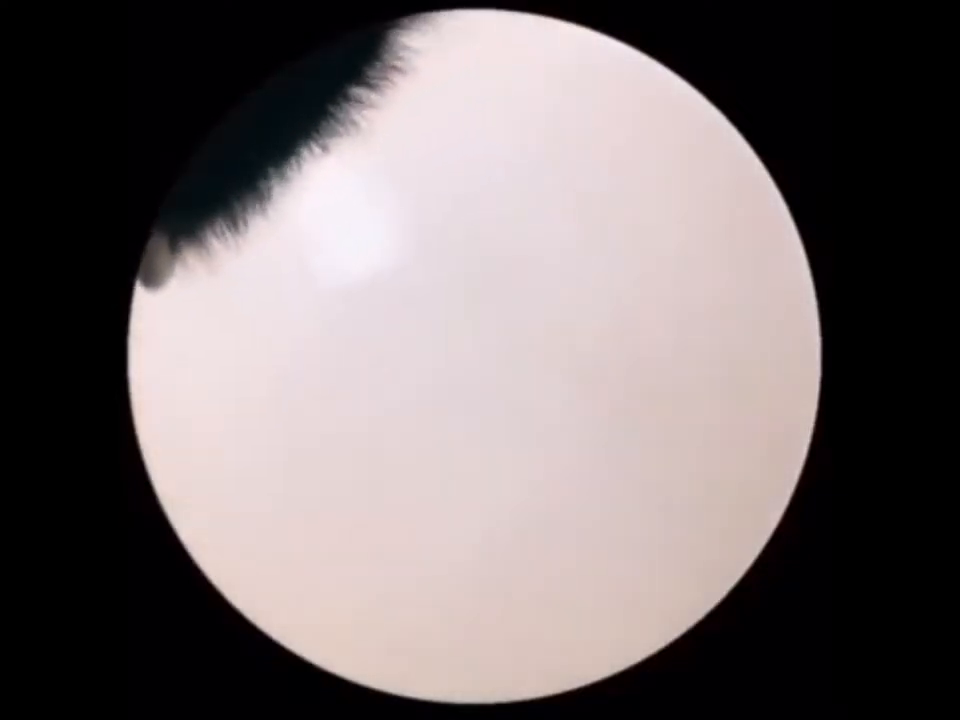
//> input picture frame 42 of parte_2/video.mp4, 960 x 720 px
$ ./parte2   (built with g++ and OpenCV 4)
//> lines starting //> are read from the running program, lines starting //| are printed output that depends on the picture; after the words box and inside, x2 and y2 are one past the last pixel; in counts of white or black regions, pixels touching at a corner belong together
//> further down, imagen_original is the input picture: 720 rows x 960 cols, CV_8UC3; mean B, G, R 109.1, 108.7, 117.5
#include <opencv2/opencv.hpp>
#include <iostream>
#include <random>

using namespace cv;
using namespace std;

// Función para agregar ruido de sal y pimienta a una imagen
void agregarRuidoSalPimienta(Mat &imagen, float prob_sal, float prob_pimienta) {
//> called with prob_sal = 0, prob_pimienta = 0
    RNG rng;
    for (int i = 0; i < imagen.rows; i++) {
        for (int j = 0; j < imagen.cols; j++) {
            float valor_aleatorio = rng.uniform(0.0f, 1.0f);
            if (valor_aleatorio < prob_sal) {
                imagen.at<Vec3b>(i, j) = Vec3b(255, 255, 255); // Sal (blanco)
            } else if (valor_aleatorio < prob_sal + prob_pimienta) {
                imagen.at<Vec3b>(i, j) = Vec3b(0, 0, 0); // Pimienta (negro)
            }
        }
    }
}

// Variables globales para los trackbars
int deslizador_sal = 0; // Deslizador para la probabilidad de sal
int deslizador_pimienta = 0; // Deslizador para la probabilidad de pimienta
int deslizador_tamano_mascara = 1; // Deslizador para el tamaño de la máscara de los filtros
Mat imagen_original, imagen_con_ruido;
Size tamano_nuevo(400, 240); // Tamaño nuevo para redimensionar el video

// Función callback para los trackbars
void on_trackbar(int, void*) {
    imagen_con_ruido = imagen_original.clone();
    float prob_sal = deslizador_sal / 100.0;
    float prob_pimienta = deslizador_pimienta / 100.0;
    agregarRuidoSalPimienta(imagen_con_ruido, prob_sal, prob_pimienta);
    imshow("Video con Ruido", imagen_con_ruido);
}

// Función para aplicar filtros de suavizado y devolver los resultados
void aplicarFiltros(const Mat &imagen, Mat &filtrado_mediana, Mat &filtrado_blur, Mat &filtrado_gaussiano) {
    int tamano_mascara = deslizador_tamano_mascara * 2 + 1; // Tamaño de la máscara (debe ser impar)

    // Aplicar filtro de mediana
    medianBlur(imagen, filtrado_mediana, tamano_mascara);
    // Aplicar filtro de blur (promedio)
    blur(imagen, filtrado_blur, Size(tamano_mascara, tamano_mascara));
    // Aplicar filtro Gaussiano
    GaussianBlur(imagen, filtrado_gaussiano, Size(tamano_mascara, tamano_mascara), 1.5);
}

// Función para detección de bordes usando Canny
void deteccionBordes(const Mat &imagen, Mat &bordes) {
    Mat imagen_gris;
    cvtColor(imagen, imagen_gris, COLOR_BGR2GRAY);
    Canny(imagen_gris, bordes, 50, 150);
//> bordes: 240 rows x 400 cols, CV_8UC1; 1.3% white in thin lines or dots, all inside (x1, y1, x2, y2) = (53, 3, 343, 235)
    cvtColor(bordes, bordes, COLOR_GRAY2BGR); // Convertir a BGR para que coincida el tipo
//> in deteccionBordes (call 2), `cvtColor(imagen, imagen_gris, COLOR_BGR2GRAY);`:
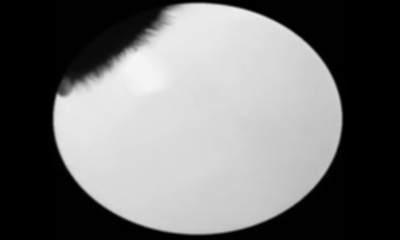
//> imagen_gris: 240 rows x 400 cols, CV_8UC1; min 0, max 246, mean 111.5
}

// Función para detección de bordes usando el algoritmo Sobel
void deteccionBordesSobel(const Mat &imagen, Mat &bordes) {
    Mat imagen_gris, grad_x, grad_y;
    Mat abs_grad_x, abs_grad_y;

    cvtColor(imagen, imagen_gris, COLOR_BGR2GRAY);

    Sobel(imagen_gris, grad_x, CV_16S, 1, 0, 3, 1, 0, BORDER_DEFAULT);
    Sobel(imagen_gris, grad_y, CV_16S, 0, 1, 3, 1, 0, BORDER_DEFAULT);
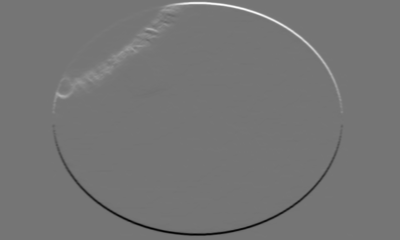
//> grad_y: 240 rows x 400 cols, CV_16SC1; min -757, max 883, mean 0; drawn with min black and max white

    convertScaleAbs(grad_x, abs_grad_x);
    convertScaleAbs(grad_y, abs_grad_y);

    addWeighted(abs_grad_x, 0.5, abs_grad_y, 0.5, 0, bordes);
//> bordes: 240 rows x 400 cols, CV_8UC1
    cvtColor(bordes, bordes, COLOR_GRAY2BGR); // Convertir a BGR para que coincida el tipo
//> bordes: 240 rows x 400 cols, CV_8UC3
}

// Función para agregar texto a una imagen
void agregarTexto(Mat &imagen, const string &texto, const Point &posicion) {
    putText(imagen, texto, posicion, FONT_HERSHEY_SIMPLEX, 0.7, Scalar(255, 255, 255), 2);
}

int main(int argc, char** argv) {
    // Cargar el video desde el archivo
    VideoCapture cap("video.mp4");
    if (!cap.isOpened()) {
        cout << "Error al abrir el video" << endl;
        return -1;
    }

    // Crear ventanas y trackbars
    namedWindow("Video con Ruido", 1);
    createTrackbar("Sal", "Video con Ruido", &deslizador_sal, 100, on_trackbar);
    createTrackbar("Pimienta", "Video con Ruido", &deslizador_pimienta, 100, on_trackbar);
    createTrackbar("Tamano de la Mascara", "Video con Ruido", &deslizador_tamano_mascara, 10, on_trackbar);

    namedWindow("Deteccion de Bordes Canny", 1);
    namedWindow("Deteccion de Bordes Sobel", 1);

    while (true) {
        cap >> imagen_original; // Capturar un fotograma del video
        if (imagen_original.empty()) {
            cap.set(CAP_PROP_POS_FRAMES, 0); // Reiniciar el video si llega al final
            cap >> imagen_original;
            if (imagen_original.empty()) break; // Salir si no se puede capturar un fotograma
        }

        resize(imagen_original, imagen_original, tamano_nuevo); // Redimensionar el fotograma

        on_trackbar(0, 0); // Aplicar ruido de sal y pimienta

        // Aplicar filtros de suavizado
        Mat filtrado_mediana, filtrado_blur, filtrado_gaussiano;
        aplicarFiltros(imagen_con_ruido, filtrado_mediana, filtrado_blur, filtrado_gaussiano);

        // Detectar bordes en las imágenes filtradas usando Canny
        Mat bordes_mediana, bordes_blur, bordes_gaussiano;
        deteccionBordes(filtrado_mediana, bordes_mediana);
        deteccionBordes(filtrado_blur, bordes_blur);
        deteccionBordes(filtrado_gaussiano, bordes_gaussiano);

        // Detectar bordes en las imágenes filtradas usando Sobel
        Mat bordes_mediana_sobel, bordes_blur_sobel, bordes_gaussiano_sobel;
        deteccionBordesSobel(filtrado_mediana, bordes_mediana_sobel);
        deteccionBordesSobel(filtrado_blur, bordes_blur_sobel);
        deteccionBordesSobel(filtrado_gaussiano, bordes_gaussiano_sobel);
//> in deteccionBordesSobel (call 3), `convertScaleAbs(grad_x, abs_grad_x);`:
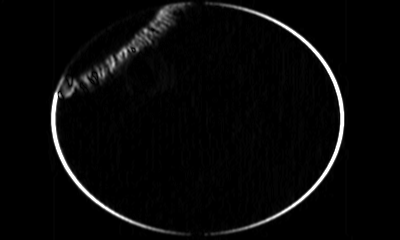
//> abs_grad_x: 240 rows x 400 cols, CV_8UC1; min 0, max 255, mean 7.9
//> in deteccionBordesSobel (call 3), `convertScaleAbs(grad_y, abs_grad_y);`:
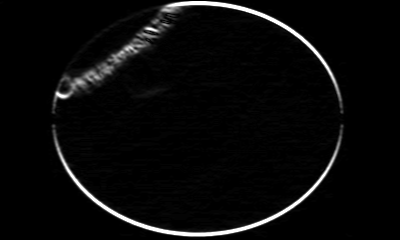
//> abs_grad_y: 240 rows x 400 cols, CV_8UC1; min 0, max 255, mean 9.3

        // Crear una imagen grande para mostrar todas las imágenes filtradas y sus bordes (Canny)
        Mat resultado_filtrado(Size(imagen_con_ruido.cols * 2, imagen_con_ruido.rows * 2), imagen_con_ruido.type());
        Mat resultado_bordes_canny(Size(imagen_con_ruido.cols * 2, imagen_con_ruido.rows * 2), imagen_con_ruido.type());

        // Copiar las imágenes filtradas a la imagen de resultado y agregar texto (Canny)
        filtrado_mediana.copyTo(resultado_filtrado(Rect(0, 0, imagen_con_ruido.cols, imagen_con_ruido.rows)));
        agregarTexto(resultado_filtrado, "Mediana", Point(10, 30));

        filtrado_blur.copyTo(resultado_filtrado(Rect(imagen_con_ruido.cols, 0, imagen_con_ruido.cols, imagen_con_ruido.rows)));
//> resultado_filtrado: 480 rows x 800 cols, CV_8UC3; mean B, G, R 55, 54.8, 59.2
        agregarTexto(resultado_filtrado, "Blur", Point(imagen_con_ruido.cols + 10, 30));

        filtrado_gaussiano.copyTo(resultado_filtrado(Rect(0, imagen_con_ruido.rows, imagen_con_ruido.cols, imagen_con_ruido.rows)));
//> resultado_filtrado: 480 rows x 800 cols, CV_8UC3; mean B, G, R 82.5, 82.2, 88.9
        agregarTexto(resultado_filtrado, "Gaussiano", Point(10, imagen_con_ruido.rows + 30));

        imagen_con_ruido.copyTo(resultado_filtrado(Rect(imagen_con_ruido.cols, imagen_con_ruido.rows, imagen_con_ruido.cols, imagen_con_ruido.rows)));
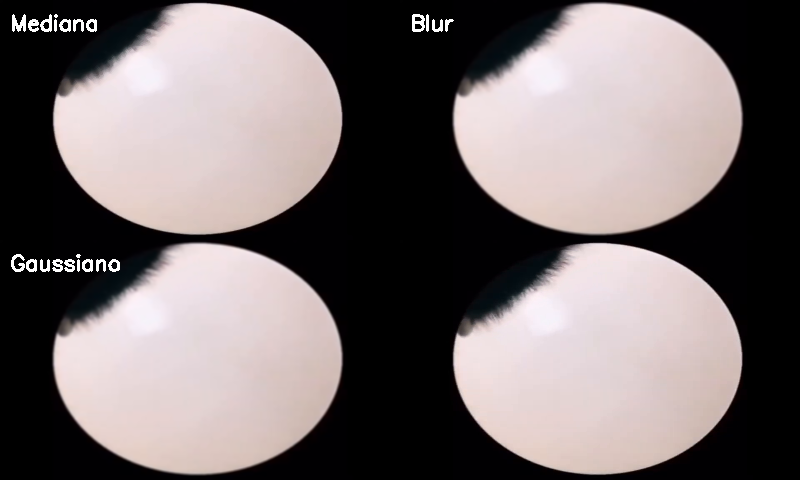
//> resultado_filtrado: 480 rows x 800 cols, CV_8UC3; mean B, G, R 110.4, 109.9, 118.8
        agregarTexto(resultado_filtrado, "Original", Point(imagen_con_ruido.cols + 10, imagen_con_ruido.rows + 30));

        // Copiar las imágenes de bordes a la imagen de resultado y agregar texto (Canny)
        bordes_mediana.copyTo(resultado_bordes_canny(Rect(0, 0, imagen_con_ruido.cols, imagen_con_ruido.rows)));
        agregarTexto(resultado_bordes_canny, "Bordes Mediana", Point(10, 30));

        bordes_blur.copyTo(resultado_bordes_canny(Rect(imagen_con_ruido.cols, 0, imagen_con_ruido.cols, imagen_con_ruido.rows)));
//> resultado_bordes_canny: 480 rows x 800 cols, CV_8UC3; 0.95% white in thin lines or dots, all inside (x1, y1, x2, y2) = (12, 3, 743, 235)
        agregarTexto(resultado_bordes_canny, "Bordes Blur", Point(imagen_con_ruido.cols + 10, 30));

        bordes_gaussiano.copyTo(resultado_bordes_canny(Rect(0, imagen_con_ruido.rows, imagen_con_ruido.cols, imagen_con_ruido.rows)));
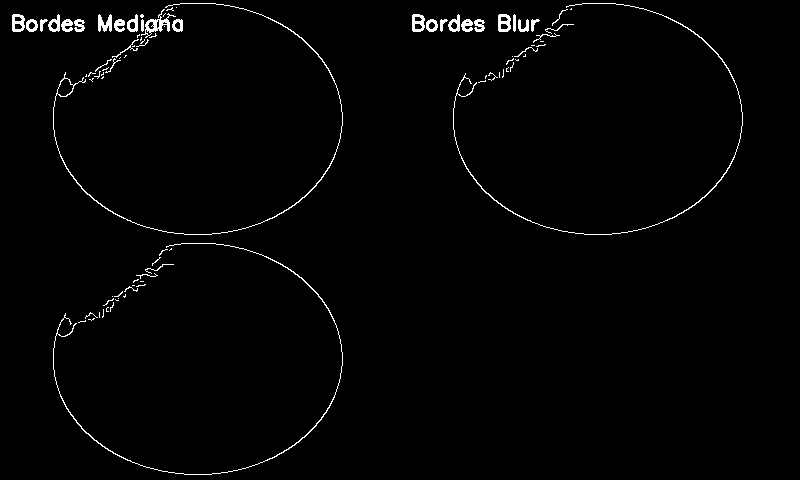
//> resultado_bordes_canny: 480 rows x 800 cols, CV_8UC3; 1.5% white in thin lines or dots, all inside (x1, y1, x2, y2) = (12, 3, 743, 475)
        agregarTexto(resultado_bordes_canny, "Bordes Gaussiano", Point(10, imagen_con_ruido.rows + 30));

        deteccionBordes(imagen_con_ruido, imagen_con_ruido); // Detectar bordes en la imagen con ruido
//> in deteccionBordes (call 4), `Canny(imagen_gris, bordes, 50, 150);`:
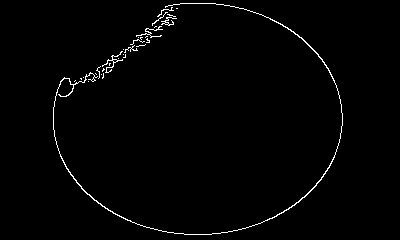
//> bordes: 240 rows x 400 cols, CV_8UC1; 1.3% white in thin lines or dots, all inside (x1, y1, x2, y2) = (53, 3, 343, 235)
        imagen_con_ruido.copyTo(resultado_bordes_canny(Rect(imagen_con_ruido.cols, imagen_con_ruido.rows, imagen_con_ruido.cols, imagen_con_ruido.rows)));
        agregarTexto(resultado_bordes_canny, "Bordes Original", Point(imagen_con_ruido.cols + 10, imagen_con_ruido.rows + 30));

        // Crear una imagen grande para mostrar todas las imágenes filtradas y sus bordes (Sobel)
        Mat resultado_filtrado_sobel(Size(imagen_con_ruido.cols * 2, imagen_con_ruido.rows * 2), imagen_con_ruido.type());
        Mat resultado_bordes_sobel(Size(imagen_con_ruido.cols * 2, imagen_con_ruido.rows * 2), imagen_con_ruido.type());

        // Copiar las imágenes filtradas a la imagen de resultado y agregar texto (Sobel)
        filtrado_mediana.copyTo(resultado_filtrado_sobel(Rect(0, 0, imagen_con_ruido.cols, imagen_con_ruido.rows)));
        agregarTexto(resultado_filtrado_sobel, "Mediana", Point(10, 30));

        filtrado_blur.copyTo(resultado_filtrado_sobel(Rect(imagen_con_ruido.cols, 0, imagen_con_ruido.cols, imagen_con_ruido.rows)));
        agregarTexto(resultado_filtrado_sobel, "Blur", Point(imagen_con_ruido.cols + 10, 30));

        filtrado_gaussiano.copyTo(resultado_filtrado_sobel(Rect(0, imagen_con_ruido.rows, imagen_con_ruido.cols, imagen_con_ruido.rows)));
        agregarTexto(resultado_filtrado_sobel, "Gaussiano", Point(10, imagen_con_ruido.rows + 30));

        imagen_con_ruido.copyTo(resultado_filtrado_sobel(Rect(imagen_con_ruido.cols, imagen_con_ruido.rows, imagen_con_ruido.cols, imagen_con_ruido.rows)));
        agregarTexto(resultado_filtrado_sobel, "Original", Point(imagen_con_ruido.cols + 10, imagen_con_ruido.rows + 30));

        // Copiar las imágenes de bordes a la imagen de resultado y agregar texto (Sobel)
        bordes_mediana_sobel.copyTo(resultado_bordes_sobel(Rect(0, 0, imagen_con_ruido.cols, imagen_con_ruido.rows)));
        agregarTexto(resultado_bordes_sobel, "Bordes Mediana", Point(10, 30));

        bordes_blur_sobel.copyTo(resultado_bordes_sobel(Rect(imagen_con_ruido.cols, 0, imagen_con_ruido.cols, imagen_con_ruido.rows)));
        agregarTexto(resultado_bordes_sobel, "Bordes Blur", Point(imagen_con_ruido.cols + 10, 30));

        bordes_gaussiano_sobel.copyTo(resultado_bordes_sobel(Rect(0, imagen_con_ruido.rows, imagen_con_ruido.cols, imagen_con_ruido.rows)));
        agregarTexto(resultado_bordes_sobel, "Bordes Gaussiano", Point(10, imagen_con_ruido.rows + 30));

        deteccionBordesSobel(imagen_con_ruido, imagen_con_ruido); // Detectar bordes en la imagen con ruido
        imagen_con_ruido.copyTo(resultado_bordes_sobel(Rect(imagen_con_ruido.cols, imagen_con_ruido.rows, imagen_con_ruido.cols, imagen_con_ruido.rows)));
        agregarTexto(resultado_bordes_sobel, "Bordes Original", Point(imagen_con_ruido.cols + 10, imagen_con_ruido.rows + 30));

        // Mostrar las imágenes de resultado
        imshow("Video Filtrado", resultado_filtrado);
        imshow("Deteccion de Bordes Canny", resultado_bordes_canny);

        imshow("Deteccion de Bordes Sobel", resultado_bordes_sobel);

        // Salir si se presiona la tecla ESC
        if (waitKey(23) == 27) break;
//> the Esc key is pressed
    }

    return 0;
}

$ run again, starting later in the video
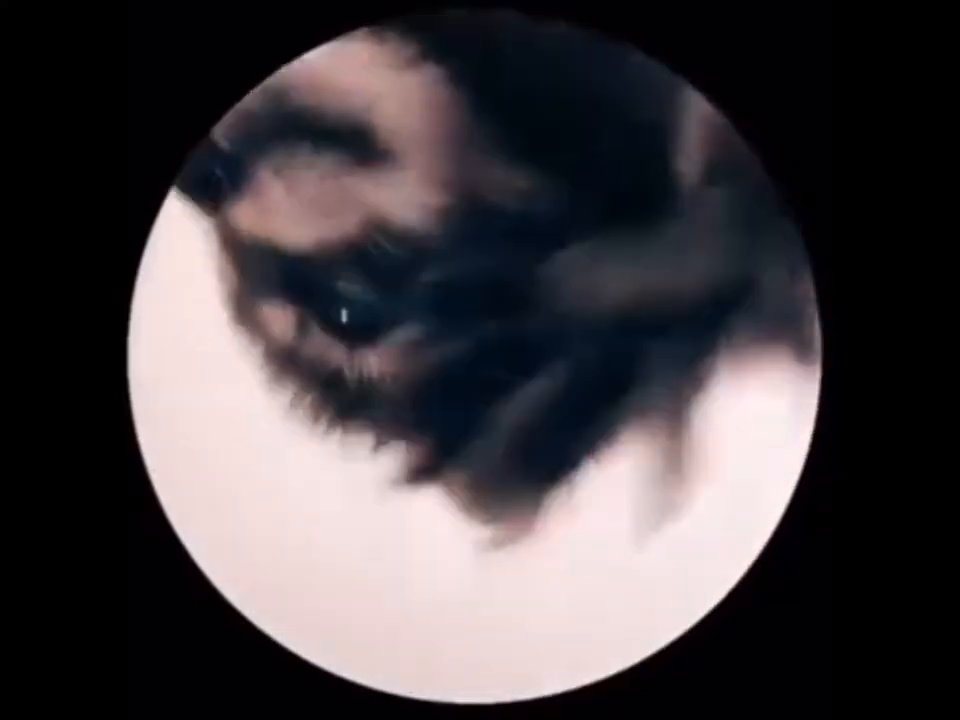
//> input picture frame 189 of parte_2/video.mp4, 960 x 720 px
//> imagen_original is the input picture: 720 rows x 960 cols, CV_8UC3; mean B, G, R 67.4, 64.2, 69.7
//> imagen_original: 240 rows x 400 cols, CV_8UC3
//> imagen_gris: 240 rows x 400 cols, CV_8UC1; min 0, max 245, mean 66.3
//> grad_x: 240 rows x 400 cols, CV_16SC1; min -597, max 554, mean 0
//> grad_y: 240 rows x 400 cols, CV_16SC1; min -620, max 486, mean 0
//> abs_grad_x: 240 rows x 400 cols, CV_8UC1; min 0, max 255, mean 11.9
//> abs_grad_y: 240 rows x 400 cols, CV_8UC1; min 0, max 255, mean 15.5
//> imagen: 480 rows x 800 cols, CV_8UC3; mean B, G, R 17.3, 16.5, 17.9
//> imagen: 480 rows x 800 cols, CV_8UC3; mean B, G, R 34.4, 32.8, 35.5
//> imagen: 480 rows x 800 cols, CV_8UC3; mean B, G, R 51.8, 49.4, 53.5
//> imagen: 480 rows x 800 cols, CV_8UC3; mean B, G, R 69.1, 65.8, 71.4
//> imagen: 480 rows x 800 cols, CV_8UC3; 0.88% white in thin lines or dots, all inside (x1, y1, x2, y2) = (12, 8, 343, 235)
//> imagen: 480 rows x 800 cols, CV_8UC3; 1.6% white in thin lines or dots, all inside (x1, y1, x2, y2) = (12, 8, 743, 235)
//> in agregarTexto (call 7), `putText(imagen, texto, posicion, FONT_HERSHEY_SIMPLEX, 0.7, Scalar(255..`:
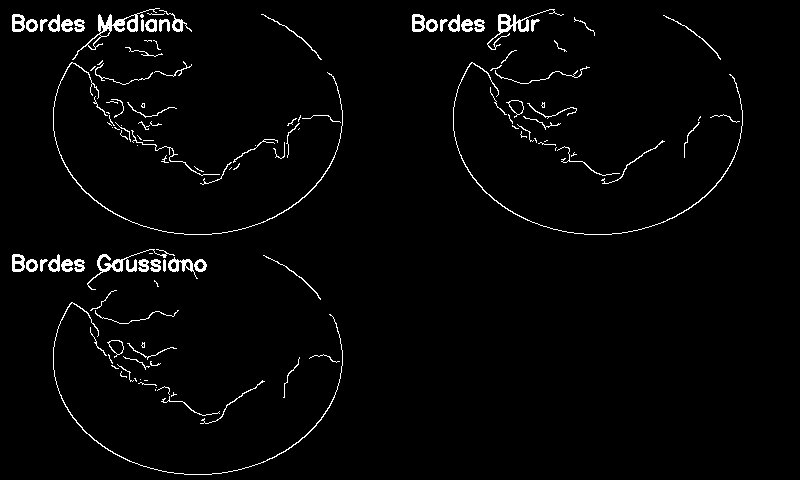
//> imagen: 480 rows x 800 cols, CV_8UC3; 2.4% white in thin lines or dots, all inside (x1, y1, x2, y2) = (12, 8, 743, 475)
//> in deteccionBordes (call 4), `Canny(imagen_gris, bordes, 50, 150);`:
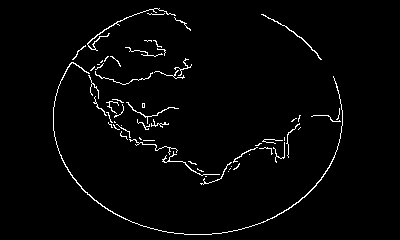
//> bordes: 240 rows x 400 cols, CV_8UC1; 2.3% white in thin lines or dots, all inside (x1, y1, x2, y2) = (53, 8, 343, 235)

$ run again, starting later in the video
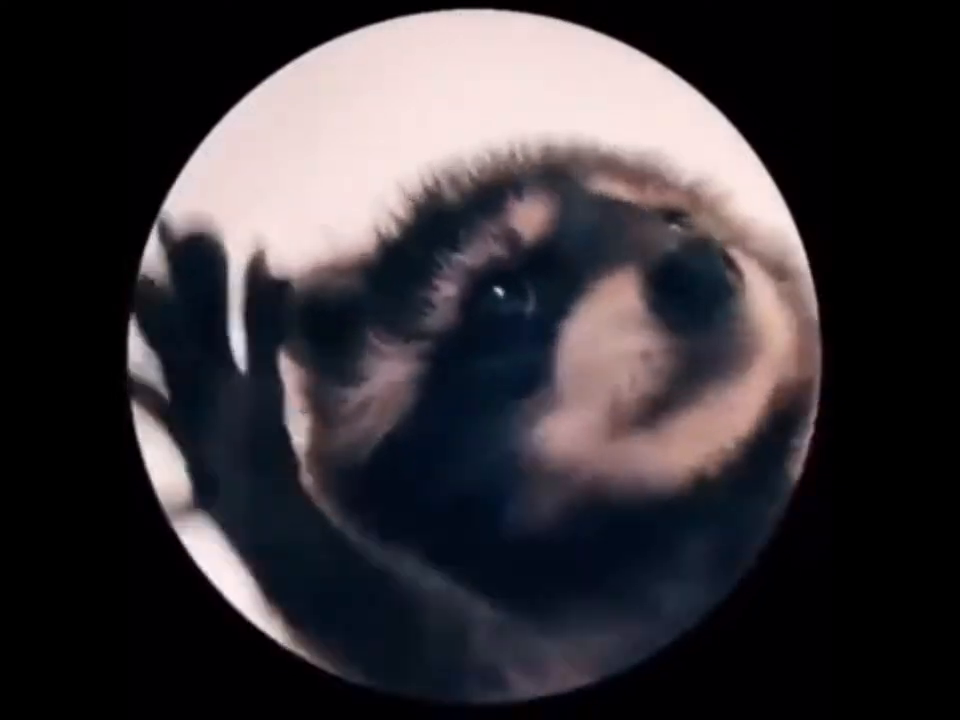
//> input picture frame 336 of parte_2/video.mp4, 960 x 720 px
//> imagen_original is the input picture: 720 rows x 960 cols, CV_8UC3; mean B, G, R 55.7, 51.5, 55.9
//> imagen_original: 240 rows x 400 cols, CV_8UC3
//> imagen_gris: 240 rows x 400 cols, CV_8UC1; min 0, max 243, mean 53.4
//> grad_x: 240 rows x 400 cols, CV_16SC1; min -544, max 554, mean 0
//> grad_y: 240 rows x 400 cols, CV_16SC1; min -510, max 594, mean 0
//> abs_grad_x: 240 rows x 400 cols, CV_8UC1; min 0, max 255, mean 16.5
//> abs_grad_y: 240 rows x 400 cols, CV_8UC1; min 0, max 255, mean 18.9
//> imagen: 480 rows x 800 cols, CV_8UC3; mean B, G, R 14.4, 13.3, 14.4
//> imagen: 480 rows x 800 cols, CV_8UC3; mean B, G, R 28.5, 26.5, 28.6
//> imagen: 480 rows x 800 cols, CV_8UC3; mean B, G, R 43, 39.9, 43.1
//> imagen: 480 rows x 800 cols, CV_8UC3; mean B, G, R 57.3, 53.2, 57.6
//> imagen: 480 rows x 800 cols, CV_8UC3; 1.2% white in thin lines or dots, all inside (x1, y1, x2, y2) = (12, 3, 343, 235)
//> imagen: 480 rows x 800 cols, CV_8UC3; 2.2% white in thin lines or dots, all inside (x1, y1, x2, y2) = (12, 3, 743, 235)
//> in agregarTexto (call 7), `putText(imagen, texto, posicion, FONT_HERSHEY_SIMPLEX, 0.7, Scalar(255..`:
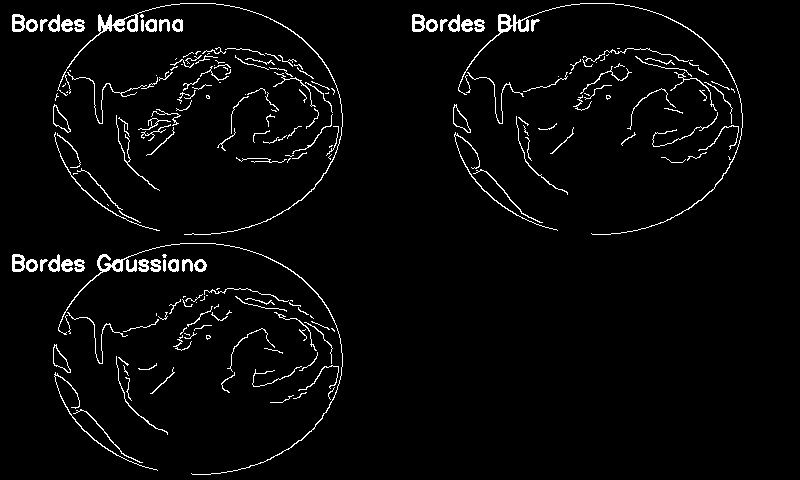
//> imagen: 480 rows x 800 cols, CV_8UC3; 3.3% white in thin lines or dots, all inside (x1, y1, x2, y2) = (12, 3, 743, 475)
//> in deteccionBordes (call 4), `Canny(imagen_gris, bordes, 50, 150);`:
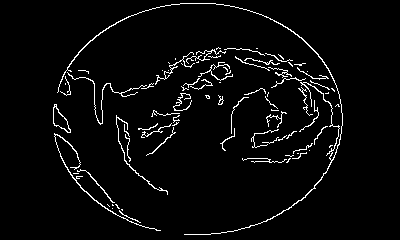
//> bordes: 240 rows x 400 cols, CV_8UC1; 3.8% white in thin lines or dots, all inside (x1, y1, x2, y2) = (53, 3, 343, 235)
